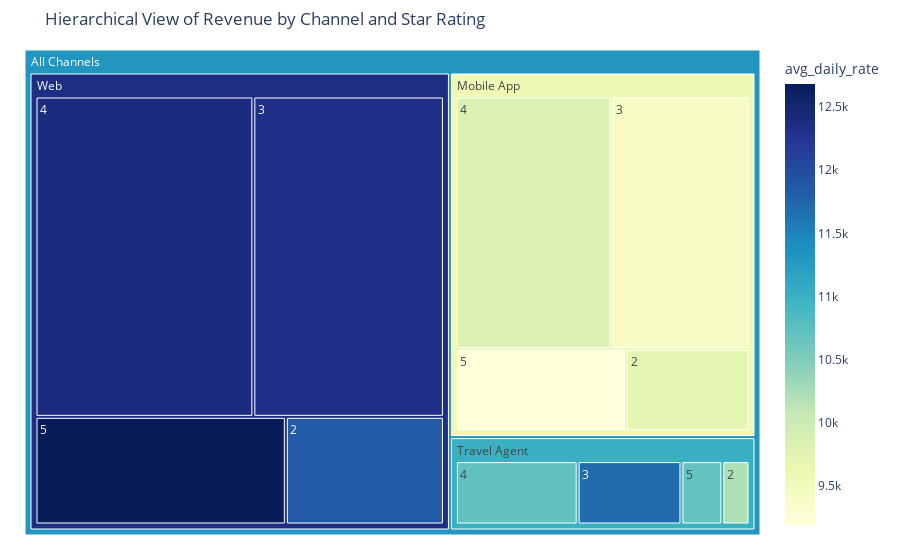

The notebook cell this image was saved under:
### Markdown cell above
### 1. Interactive Revenue Treemap

A treemap is a powerful way to visualize hierarchical data. Here, we can see the total revenue (`total_booking_value`) broken down by the primary `booking_channel` and then by the `star_rating` within each channel. This provides a clear, at-a-glance view of where the most revenue is generated.

**Instructions**: Hover over the rectangles to see the details. You can also click on a channel to zoom in.

### Code cell
df_confirmed = df[df['is_cancelled'] == 0]

fig = px.treemap(df_confirmed, 
                 path=[px.Constant("All Channels"), 'booking_channel', 'star_rating'], 
                 values='booking_value',
                 color='avg_daily_rate',
                 hover_data=['star_rating'],
                 color_continuous_scale='YlGnBu',
                 title='Hierarchical View of Revenue by Channel and Star Rating')

fig.update_layout(margin = dict(t=50, l=25, r=25, b=25))
fig.show()

### Figure 1 — Plotly figure (JSON) as saved in the notebook; plotly's stock layout.template omitted (floating-point values rounded to 4 significant figures)
{"data": [{"branchvalues": "total", "customdata": [["4", 9846.0], ["3", 9428.0], ["3", 12330.0], ["4", 12400.0], ["2", 11860.0], ["5", 12680.0], ["2", 9722.0], ["5", 9192.0], ["4", 10720.0], ["3", 11690.0], ["5", 10690.0], ["2", 10220.0], ["(?)", 9592.0], ["(?)", 12360.0], ["(?)", 11010.0], ["(?)", 11320.0]], "domain": {"x": [0, 1], "y": [0, 1]}, "hovertemplate": "labels=%{label}<br>booking_value=%{value}<br>parent=%{parent}<br>id=%{id}<br>star_rating=%{customdata[0]}<br>avg_daily_rate=%{color}<extra></extra>", "ids": ["All Channels/Mobile App/4", "All Channels/Mobile App/3", "All Channels/Web/3", "All Channels/Web/4", "All Channels/Web/2", "All Channels/Web/5", "All Channels/Mobile App/2", "All Channels/Mobile App/5", "All Channels/Travel Agent/4", "All Channels/Travel Agent/3", "All Channels/Travel Agent/5", "All Channels/Travel Agent/2", "All Channels/Mobile App", "All Channels/Web", "All Channels/Travel Agent", "All Channels"], "labels": ["4", "3", "3", "4", "2", "5", "2", "5", "4", "3", "5", "2", "Mobile App", "Web", "Travel Agent", "All Channels"], "marker": {"coloraxis": "coloraxis", "colors": [9846.0, 9428.0, 12330.0, 12400.0, 11860.0, 12680.0, 9722.0, 9192.0, 10720.0, 11690.0, 10690.0, 10220.0, 9592.0, 12360.0, 11010.0, 11320.0]}, "name": "", "parents": ["All Channels/Mobile App", "All Channels/Mobile App", "All Channels/Web", "All Channels/Web", "All Channels/Web", "All Channels/Web", "All Channels/Mobile App", "All Channels/Mobile App", "All Channels/Travel Agent", "All Channels/Travel Agent", "All Channels/Travel Agent", "All Channels/Travel Agent", "All Channels", "All Channels", "All Channels", ""], "type": "treemap", "values": [79740000.0, 70780000.0, 120500000.0, 137700000.0, 33570000.0, 53160000.0, 20630000.0, 28410000.0, 21190000.0, 18070000.0, 7130000.0, 4726000.0, 199600000.0, 344900000.0, 51120000.0, 595600000.0]}], "layout": {"coloraxis": {"colorbar": {"title": {"text": "avg_daily_rate"}}, "colorscale": [[0, "rgb(255,255,217)"], [0.125, "rgb(237,248,177)"], [0.25, "rgb(199,233,180)"], [0.375, "rgb(127,205,187)"], [0.5, "rgb(65,182,196)"], [0.625, "rgb(29,145,192)"], [0.75, "rgb(34,94,168)"], [0.875, "rgb(37,52,148)"], [1, "rgb(8,29,88)"]]}, "legend": {"tracegroupgap": 0}, "margin": {"b": 25, "l": 25, "r": 25, "t": 50}, "title": {"text": "Hierarchical View of Revenue by Channel and Star Rating"}}}
